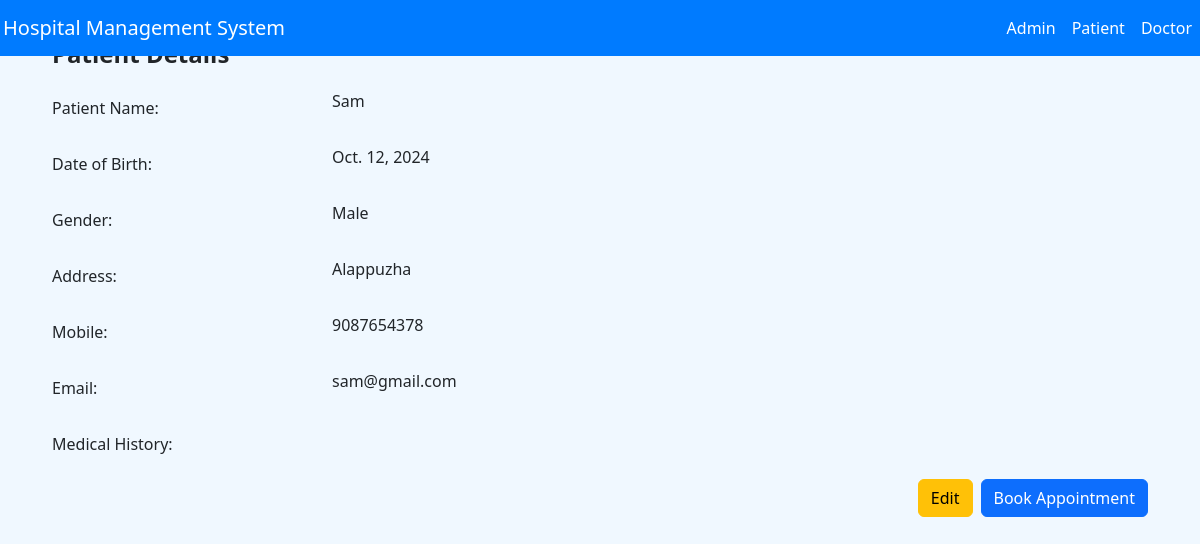
The page /view-patient/2/ on the database its author committed.
### hospitalapp/models.py (models this page shows, shortened)
class Patient(models.Model):
    user = models.OneToOneField(User, on_delete=models.CASCADE,null=True, blank=True)
    name = models.CharField(max_length=100, null=True, blank=True)
    date_of_birth = models.DateField(max_length=100, null=True, blank=True)
    gender = models.CharField(max_length=10, choices=[('Male', 'Male'), ('Female', 'Female'), ('Other', 'Other')], null=True, blank=True)
    address = models.CharField(max_length=255, null=True, blank=True)
    mobile = models.CharField(max_length=15, null=True, blank=True)
    email = models.EmailField(unique=True, null=True, blank=True)

### hospitalapp/views.py (the view)
# urls.py: path('view-patient/<int:patient_id>/', views.view_patient, name='view_patient'),
def view_patient(request, patient_id):
    patient = get_object_or_404(Patient, id=patient_id)
    return render(request, 'view_patient.html', {'patient': patient})

### templates/view_patient.html (shortened to what this page needs)
{% extends 'patient-home.html' %}
{% block content %}
<head>
    <link href="https://cdn.jsdelivr.net/npm/bootstrap@5.3.3/dist/css/bootstrap.min.css" rel="stylesheet">
</head>
<body>
<div class="container">
    <h2 class="patient-details">Patient Details</h2>
    <div class="mb-3 row">
        <label for="name" class="col-sm-3 col-form-label">Patient Name:</label>
        <div class="col-sm-9">
            <p>{{ patient.name }}</p>
        </div>
    </div>
    <div class="mb-3 row">
        <label for="date_of_birth" class="col-sm-3 col-form-label">Date of Birth:</label>
        <div class="col-sm-9">
            <p>{{ patient.date_of_birth }}</p>
        </div>
    </div>
    <div class="mb-3 row">
        <label for="gender" class="col-sm-3 col-form-label">Gender:</label>
        <div class="col-sm-9">
            <p>{{ patient.gender }}</p>
        </div>
    </div>
    <div class="mb-3 row">
        <label for="address" class="col-sm-3 col-form-label">Address:</label>
        <div class="col-sm-9">
            <p>{{ patient.address }}</p>
        </div>
    </div>
    <div class="mb-3 row">
        <label for="mobile" class="col-sm-3 col-form-label">Mobile:</label>
        <div class="col-sm-9">
            <p>{{ patient.mobile }}</p>
        </div>
    </div>
    <div class="mb-3 row">
        <label for="email" class="col-sm-3 col-form-label">Email:</label>
        <div class="col-sm-9">
            <p>{{ patient.email }}</p>
        </div>
    </div>
    <div class="mb-3 row">
        <label for="medical_history" class="col-sm-3 col-form-label">Medical History:</label>
        <div class="col-sm-9">
        </div>
    </div>
    <div class="mb-3 d-flex justify-content-end">
        <a href="{% url 'edit_patient' patient.id %}" class="btn btn-warning me-2">Edit</a>
        <a href="{% url 'book_appointment' patient.id %}" class="btn btn-primary">Book Appointment</a>
    </div>
</div>
</body>
{% endblock %}

### templates/patient-home.html (style rules this page uses)
body { padding-top: 56px; background-position: center; background-attachment: fixed; background-repeat: no-repeat; color: white; }

### templates/view_patient.html (style rules this page uses)
body { background-color: #f0f8ff; padding: 40px; }
.patient-details { font-weight: bold; font-size: 24px; margin-bottom: 20px; }

### rows shown on the page
Patient: name "Sam", date_of_birth "Oct. 12, 2024", gender "Male", address "Alappuzha", mobile "9087654378", email "sam@gmail.com"
